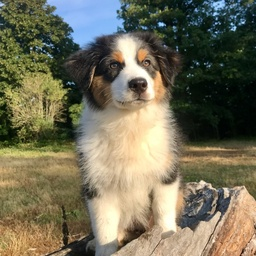
#> input picture archive/legacy_test_tools/img/pashmina.jpg, 256 x 256 px, shrunk from 800 x 800 before the run
$ python ResamplingDetector.py img/pashmina.jpg
#> lines starting #> are read from the running program, lines starting #| are printed output that depends on the picture; long printed decimals are rounded
import argparse
import warnings
from dataclasses import dataclass
from typing import Dict, List, Tuple, Optional
from pathlib import Path
from datetime import datetime

import numpy as np
from PIL import Image
from scipy.ndimage import generic_filter
from scipy.stats import binom


@dataclass
class DetectionResult:
    axis: int
    image_size_along_axis: int
    distances: np.ndarray
    nfa: np.ndarray
    log10_nfa: np.ndarray
    k_values: np.ndarray
    detected: bool
    detected_distances: List[int]
    best_distance: Optional[int]
    best_nfa: float


def load_grayscale_image(path: str) -> np.ndarray:
    img = Image.open(path).convert("L")

    arr = np.asarray(img).astype(np.float32) / 255.0
    return arr

def rank_transform(image: np.ndarray, window_size: int = 7) -> np.ndarray:
    """
    Rank transform used to suppress image content.

    For each pixel x, it counts how many pixels in its local neighborhood
    have lower intensity than x.

    This corresponds to:
        R(x) = sum_{x' in N(x)} 1{I(x') < I(x)}

    Parameters
    ----------
    image:
        2D grayscale image.
    window_size:
        Neighborhood size, default 7 as described in the paper.

    Returns
    -------
    transformed:
        Rank-transformed image normalized to [0, 1].
    """
    if window_size % 2 == 0:
        raise ValueError("window_size must be odd.")

    center_index = (window_size * window_size) // 2

    def rank_func(values: np.ndarray) -> float:
        center_value = values[center_index]
        return float(np.sum(values < center_value))

    transformed = generic_filter(
        image,
        function=rank_func,
        size=(window_size, window_size),
        mode="reflect",
    )

    max_rank = window_size * window_size - 1
    transformed = transformed / max_rank
    return transformed.astype(np.float32)


# [40 lines left out: function tv_residual, not called in this run]


def preprocess_image(image: np.ndarray, mode: str) -> np.ndarray:
    """
    Apply preprocessing before spectral analysis.

    mode:
        - "rank": rank transform, suitable for uncompressed images
        - "tv": TV residual, useful for JPEG-compressed images
        - "none": no preprocessing
    """
    if mode == "rank":
        return rank_transform(image, window_size=7)
    if mode == "tv":
        return tv_residual(image)
    if mode == "none":
        return image.astype(np.float32)

    raise ValueError(f"Unknown preprocessing mode: {mode}")


def compute_spectrum(image: np.ndarray) -> np.ndarray:
    """
    Compute centered 2D Fourier spectrum.

    The DFT output is complex-valued. fftshift moves the low-frequency
    component to the center, which is convenient for patch analysis.
    """
    spectrum = np.fft.fft2(image)
    spectrum = np.fft.fftshift(spectrum)
    return spectrum.astype(np.complex128)


def extract_non_overlapping_patches(
    spectrum: np.ndarray,
    patch_size: Tuple[int, int],
) -> np.ndarray:
    """
    Split a 2D complex spectrum into non-overlapping patches.

    Parameters
    ----------
    spectrum:
        2D complex Fourier spectrum.
    patch_size:
        (patch_height, patch_width)

    Returns
    -------
    patches:
        Array of shape (num_patches, patch_height * patch_width).
    """
    ph, pw = patch_size
    h, w = spectrum.shape

    h_crop = (h // ph) * ph
    w_crop = (w // pw) * pw
    cropped = spectrum[:h_crop, :w_crop]

    patches = cropped.reshape(h_crop // ph, ph, w_crop // pw, pw)
    patches = patches.transpose(0, 2, 1, 3)
    patches = patches.reshape(-1, ph * pw)

    return patches


def normalize_complex_patches(patches: np.ndarray) -> np.ndarray:
    """
    Mean-center and L2-normalize complex patches.

    This implements the normalization used by complex Pearson correlation:
        x_centered / ||x_centered||_2
    """
    centered = patches - patches.mean(axis=1, keepdims=True)
    norms = np.linalg.norm(centered, axis=1, keepdims=True)
    norms = np.maximum(norms, 1e-12)
    return centered / norms


def complex_patch_correlation(
    normalized_anchor: np.ndarray,
    shifted_patches: np.ndarray,
) -> np.ndarray:
    """
    Compute complex Pearson correlation between anchor patches and shifted patches.

    corr(x, y) = | <x - mean(x), y - mean(y)> /
                   (||x - mean(x)||_2 ||y - mean(y)||_2) |

    Since anchor patches are already normalized, we normalize shifted patches
    and then compute the absolute complex inner product.
    """
    normalized_shifted = normalize_complex_patches(shifted_patches)

    # Complex inner product: sum x_i * conj(y_i)
    corr = np.abs(np.sum(normalized_anchor * np.conj(normalized_shifted), axis=1))
    return corr


# [18 lines left out: function jpeg_suppressed_distances, not called in this run]


def compute_rho_matrix_for_axis(
    spectrum: np.ndarray,
    axis: int,
    patch_size: Tuple[int, int],
    distances: np.ndarray,
) -> np.ndarray:
    """
    Compute rho(P_i, d) for all non-overlapping patches P_i
    and all candidate distances d along one axis.

    Parameters
    ----------
    spectrum:
        Complex Fourier spectrum.
    axis:
        0 for vertical direction, 1 for horizontal direction.
    patch_size:
        Size of each spectral patch.
    distances:
        Distances to evaluate.

    Returns
    -------
    rho:
        Matrix of shape (num_patches, num_distances).
        rho[i, j] is correlation of patch i at distance distances[j].
    """
    anchor_patches = extract_non_overlapping_patches(spectrum, patch_size)
    normalized_anchor = normalize_complex_patches(anchor_patches)

    rho = np.zeros((anchor_patches.shape[0], len(distances)), dtype=np.float64)

    for j, d in enumerate(distances):
        # Q_i is obtained by shifting the spectrum by d along the chosen axis.
        # np.roll implements periodicity, consistent with DFT periodicity.
        shifted_spectrum = np.roll(spectrum, shift=-int(d), axis=axis)
        shifted_patches = extract_non_overlapping_patches(shifted_spectrum, patch_size)
        rho[:, j] = complex_patch_correlation(normalized_anchor, shifted_patches)

    return rho


def binomial_tail(k: int, n: int, p: float) -> float:
    """
    Compute P[X >= k] for X ~ Binomial(n, p).

    scipy.stats.binom.sf(k - 1, n, p) gives P[X > k - 1] = P[X >= k].
    """
    if k <= 0:
        return 1.0
    return float(binom.sf(k - 1, n, p))


def detect_axis(
    spectrum: np.ndarray,
    axis: int = 0,
    patch_size: Tuple[int, int] = (8, 8),
    r: int = 3,
    epsilon: float = 1.0,
    suppress_jpeg: bool = False,
    jpeg_radius: int = 3,
    min_distance: int = 20,
) -> DetectionResult:
    """
    Detect anomalous spectral correlations along one axis using NFA.

    Main logic:
    1. For each candidate distance d, compute rho(P_i, d).
    2. Check whether rho(P_i, d) is a local maximum in [d-r, d+r].
    3. Count k(d), the number of patches where d is the local maximum.
    4. Under H0, k(d) ~ Binomial(#P, 1/(2r+1)).
    5. Compute NFA(d) = #C * P[X >= k(d)].
    6. If NFA(d) < epsilon, distance d is significant.

    Extra filtering:
    - If suppress_jpeg=True, skip JPEG-related distances near k*N/8.
    - Also skip candidate distances whose local comparison window touches
      JPEG-suppressed distances.
    - Skip very small distances and distances too close to N to avoid
      boundary-related false positives.

    Parameters
    ----------
    spectrum:
        2D Fourier spectrum.
    axis:
        0 vertical, 1 horizontal.
    patch_size:
        Spectral patch size.
    r:
        Local neighborhood radius for maximum comparison.
    epsilon:
        NFA threshold.
    suppress_jpeg:
        Whether to suppress JPEG-related distances.
    jpeg_radius:
        Suppression radius around k*N/8 distances.
    min_distance:
        Minimum allowed distance from 0 and from N.
        For example, min_distance=20 tests only distances:
            20 <= d <= N - 20

    Returns
    -------
    DetectionResult
    """
    n_axis = spectrum.shape[axis]

    if n_axis <= 2 * r + 2:
        raise ValueError("Image is too small along the selected axis.")

    if min_distance < r + 1:
        min_distance = r + 1

    if min_distance >= n_axis // 2:
        raise ValueError("min_distance is too large for this image size.")

    all_distances = np.arange(1, n_axis, dtype=np.int32)

    suppressed = (
        jpeg_suppressed_distances(n_axis, jpeg_radius)
        if suppress_jpeg
        else set()
    )

    # Build the actual tested distance set.
    # This avoids length mismatch when some distances are skipped.
    tested_distances = []

    for d in range(r + 1, n_axis - r):
        # Remove very small distances and distances close to the period boundary.
        # This helps suppress boundary/local-frequency false positives.
        if d < min_distance or d > n_axis - min_distance:
            continue

        # Skip direct JPEG-related distances.
        if suppress_jpeg and d in suppressed:
            continue

        # Skip distances whose local comparison window touches JPEG-related distances.
        # Otherwise boundary positions near the suppressed bands may become false maxima.
        window = list(range(d - r, d + r + 1))
        if suppress_jpeg and any(dp in suppressed for dp in window):
            continue

        tested_distances.append(d)

    tested_distances = np.asarray(tested_distances, dtype=np.int32)

    # Compute rho(P_i, d) for all possible distances.
    # We still need all distances because local windows [d-r, d+r] use neighbors.
    rho_all = compute_rho_matrix_for_axis(
        spectrum=spectrum,
        axis=axis,
        patch_size=patch_size,
        distances=all_distances,
    )

    num_patches = rho_all.shape[0]
    num_tests = len(tested_distances)

    if num_tests == 0:
        return DetectionResult(
            axis=axis,
            image_size_along_axis=n_axis,
            distances=tested_distances,
            nfa=np.array([], dtype=np.float64),
            log10_nfa=np.array([], dtype=np.float64),
            k_values=np.array([], dtype=np.int32),
            detected=False,
            detected_distances=[],
            best_distance=None,
            best_nfa=float("inf"),
        )

    p_local_max = 1.0 / (2 * r + 1)

    nfa_values = []
    k_values = []
    valid_distances = []

    for d in tested_distances:
        d = int(d)
        d_col = d - 1
        current_corr = rho_all[:, d_col]

        window = list(range(d - r, d + r + 1))

        neighbor_cols = []
        for dp in window:
            if 1 <= dp < n_axis:
                neighbor_cols.append(dp - 1)

        if len(neighbor_cols) != 2 * r + 1:
            continue

        neighbor_corr = rho_all[:, neighbor_cols]
        local_max = np.max(neighbor_corr, axis=1)

        # k(d): number of patches where distance d gives the local maximum
        k_d = int(np.sum(current_corr >= local_max))

        # Under H0:
        # k(d) ~ Binomial(#P, 1/(2r+1))
        tail = binomial_tail(k_d, num_patches, p_local_max)

        # NFA(d) = #C * P[X >= k(d)]
        nfa_d = num_tests * tail

        valid_distances.append(d)
        k_values.append(k_d)
        nfa_values.append(nfa_d)

    valid_distances = np.asarray(valid_distances, dtype=np.int32)
    nfa_values = np.asarray(nfa_values, dtype=np.float64)
    k_values = np.asarray(k_values, dtype=np.int32)

    with np.errstate(divide="ignore"):
        log10_nfa = np.log10(np.maximum(nfa_values, 1e-300))

    detected_mask = nfa_values < epsilon
    detected_distances = valid_distances[detected_mask].astype(int).tolist()

    if len(nfa_values) > 0:
        best_idx = int(np.argmin(nfa_values))
        best_distance = int(valid_distances[best_idx])
        best_nfa = float(nfa_values[best_idx])
    else:
        best_distance = None
        best_nfa = float("inf")

    return DetectionResult(
        axis=axis,
        image_size_along_axis=n_axis,
        distances=valid_distances,
        nfa=nfa_values,
        log10_nfa=log10_nfa,
        k_values=k_values,
        detected=bool(len(detected_distances) > 0),
        detected_distances=detected_distances,
        best_distance=best_distance,
        best_nfa=best_nfa,
    )


# [104 lines left out: functions cross_validate_proportional_resampling, make_result_path, save_nfa_plot, not called in this run]


def print_result(result: DetectionResult, axis_name: str, top_k: int = 10) -> None:
    """
    Print detection summary.
    """
    print(f"\n=== Detection along {axis_name} ===")
    print(f"Axis size: {result.image_size_along_axis}")
    print(f"Detected: {result.detected}")
    print(f"Best distance: {result.best_distance}")
    print(f"Best NFA: {result.best_nfa:.6g}")

    if len(result.distances) == 0:
        print("No candidate distance tested.")
        return

    order = np.argsort(result.nfa)[:top_k]

    print(f"\nTop {top_k} suspicious distances:")
    print("distance\tk(d)\tNFA\t\tlog10(NFA)")
    for idx in order:
        print(
            f"{int(result.distances[idx])}\t\t"
            f"{int(result.k_values[idx])}\t"
            f"{result.nfa[idx]:.6g}\t"
            f"{result.log10_nfa[idx]:.3f}"
        )

def print_final_decision(
    results: Dict[int, DetectionResult],
    cv_result: Optional[Dict[str, object]] = None,
    epsilon: float = 1.0,
) -> None:
    """
    Print the final image-level decision.

    The paper's pipeline says:
        If NFA(d) < epsilon, then an abnormal correlation is detected at distance d.
        If at least one distance d is validated, the image is classified as resampled.

    If cross-validation is used, the final decision should preferably be based on
    the validated distances from cross-validation.
    """
    print("\n================ FINAL DECISION ================")

    # Case 1: cross-validation result is available
    if cv_result is not None:
        detected = bool(cv_result["detected"])

        if detected:
            best = cv_result["validated_distances"][0]

            print("Final result: RESAMPLED image")
            print("Reason: A validated abnormal spectral correlation was found.")
            print(f"Validated distance along axis 0: d0 = {best['d_axis0']}")
            print(f"Validated distance along axis 1: d1 = {best['d_axis1']}")
            print(f"Normalized distance ratio: {best['ratio']:.6f}")
            print(f"Validated NFA: {best['valid_nfa']:.6g}")
            print(f"Decision rule: NFA_valid(d) < epsilon = {epsilon}")

            print("\nPossible original size clues:")
            n0 = results[0].image_size_along_axis
            n1 = results[1].image_size_along_axis

            d0 = best["d_axis0"]
            d1 = best["d_axis1"]

            print(
                f"Axis 0: M0 may satisfy M0 ≡ ±{d0} (mod {n0}), "
                f"so possible clues include {d0} or {n0 - d0}."
            )
            print(
                f"Axis 1: M1 may satisfy M1 ≡ ±{d1} (mod {n1}), "
                f"so possible clues include {d1} or {n1 - d1}."
            )

        else:
            print("Final result: NOT confidently resampled")
            print("Reason: No distance passed bidirectional cross-validation.")
            print(f"Decision rule: no validated NFA_valid(d) < epsilon = {epsilon}")

        print("================================================")
        return

    # Case 2: no cross-validation; use per-axis detections
    detected_axes = []

    for axis, result in results.items():
        if result.detected:
            detected_axes.append(axis)

    if len(detected_axes) == 0:
        print("Final result: NOT resampled")
        print(f"Reason: No axis has any distance with NFA(d) < epsilon = {epsilon}.")
        print("================================================")
        return

    print("Final result: RESAMPLED image")
    print("Reason: At least one abnormal spectral correlation was detected.")
    print(f"Decision rule: NFA(d) < epsilon = {epsilon}")

    for axis in sorted(detected_axes):
        result = results[axis]
        print(f"\nAxis {axis}:")
        print(f"  Best abnormal distance: d = {result.best_distance}")
        print(f"  Best NFA: {result.best_nfa:.6g}")

        n = result.image_size_along_axis
        d = result.best_distance

        if d is not None:
            print(
                f"  Original size clue: M may satisfy M ≡ ±{d} (mod {n})."
            )
            print(
                f"  Simple candidates: M ≈ {d} or M ≈ {n - d}."
            )

    print("================================================")


def main() -> None:
    parser = argparse.ArgumentParser(
        description="Core implementation of spectral-correlation image resampling detection."
    )
    parser.add_argument("image", type=str, help="Path to input image.")
    parser.add_argument(
        "--preprocess",
        type=str,
        default="rank",
        choices=["rank", "tv", "none"],
        help="Preprocessing mode. Use rank for PNG/uncompressed, tv for JPEG.",
    )
    parser.add_argument(
        "--patch-size",
        type=int,
        default=8,
        help="Square spectral patch size.",
    )
    parser.add_argument(
        "--r",
        type=int,
        default=3,
        help="Local neighborhood radius for distance comparison.",
    )
    parser.add_argument(
        "--epsilon",
        type=float,
        default=1.0,
        help="NFA threshold. A distance is significant if NFA < epsilon.",
    )
    parser.add_argument(
        "--axis",
        type=str,
        default="both",
        choices=["0", "1", "both"],
        help="Axis to test: 0 vertical, 1 horizontal, both.",
    )
    parser.add_argument(
        "--suppress-jpeg",
        action="store_true",
        help="Suppress JPEG-related distances around k*N/8.",
    )
    parser.add_argument(
        "--cross-validate",
        action="store_true",
        help="Apply proportional-resampling cross validation between axes.",
    )
    parser.add_argument(
        "--beta",
        type=float,
        default=0.01,
        help="Tolerance for cross-validation ratio matching.",
    )
    parser.add_argument(
        "--plot-prefix",
        type=str,
        default=None,
        help="If given, save log10 NFA plots with this prefix.",
    )
    parser.add_argument(
    "--jpeg-radius",
    type=int,
    default=3,
    help="Suppression radius around JPEG-related distances k*N/8.",
    )
    parser.add_argument(
    "--min-distance",
    type=int,
    default=20,
    help="Ignore distances smaller than this value or closer than this value to N.",
)

    args = parser.parse_args()

    run_timestamp = datetime.now().strftime("%Y%m%d_%H%M%S")

    image = load_grayscale_image(args.image)
#> in load_grayscale_image, `img = Image.open(path).convert("L")`:
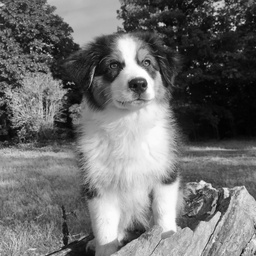
#> img: PIL image 256x256 L; min 1, max 255, mean 111
    preprocessed = preprocess_image(image, args.preprocess)
#> in rank_transform, `transformed = generic_filter( image, function=rank_func, size=(window_..`:
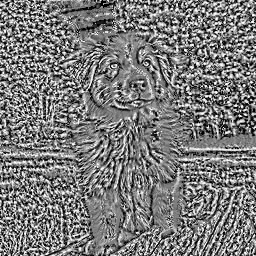
#> transformed: shape (256, 256) float32; min 0, max 48, mean 23; drawn with min black and max white
    spectrum = compute_spectrum(preprocessed)

    patch_size = (args.patch_size, args.patch_size)

    print("Input image:", args.image)
    print("Image shape:", image.shape)
#| Image shape: (256, 256)
    print("Preprocessing:", args.preprocess)
    print("Patch size:", patch_size)
    print("r:", args.r)
    print("epsilon:", args.epsilon)
    print("JPEG suppression:", args.suppress_jpeg)

    results = {}

    if args.axis in ["0", "both"]:
        result0 = detect_axis(
            spectrum=spectrum,
            axis=0,
            patch_size=patch_size,
            r=args.r,
            epsilon=args.epsilon,
            suppress_jpeg=args.suppress_jpeg,
            jpeg_radius=args.jpeg_radius,
            min_distance=args.min_distance,
        )
#> in normalize_complex_patches, `norms = np.linalg.norm(centered, axis=1, keepdims=True)`: norms = 1024 values, max 31215.8 at index 528, min 152.4 at index 1021, mean 472.9
#> after the loop in compute_rho_matrix_for_axis, `for j, d in enumerate(distances):`:
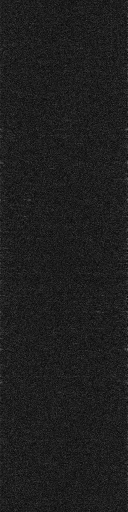
#> rho: shape (1024, 255) float64 (shown at 1/2 size); min 0.00023, max 0.506, mean 0.119
#> the loop in detect_axis, `for d in tested_distances:` made 217 passes
#> (k_d, tail, nfa_d) on passes 1 to 3: (134, 0.874, 189.7), (146, 0.524, 113.7), (151, 0.35, 75.94)
        results[0] = result0
        print_result(result0, axis_name="axis 0 / vertical")

        if args.plot_prefix is not None:
            output_path = make_result_path(args.plot_prefix, axis=0, timestamp=run_timestamp)
            save_nfa_plot(result0, output_path)

    if args.axis in ["1", "both"]:
        result1 = detect_axis(
            spectrum=spectrum,
            axis=1,
            patch_size=patch_size,
            r=args.r,
            epsilon=args.epsilon,
            suppress_jpeg=args.suppress_jpeg,
            jpeg_radius=args.jpeg_radius,
            min_distance=args.min_distance,
        )
#> call 2 of compute_rho_matrix_for_axis, with spectrum = array of shape (256, 256), axis = 1, patch_size = (8, 8), distances = array of shape (255,)
#> after the loop in compute_rho_matrix_for_axis (call 2), `for j, d in enumerate(distances):`:
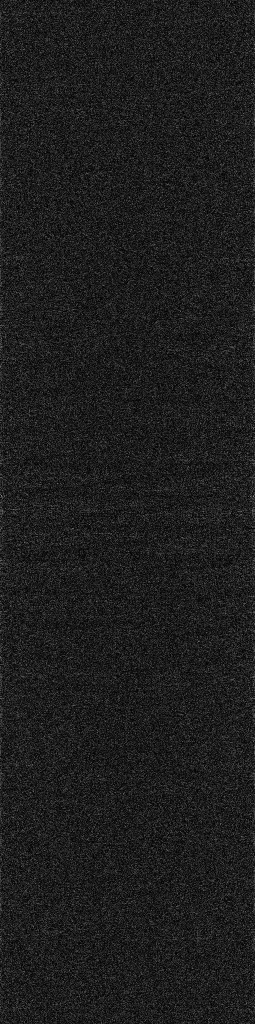
#> rho: shape (1024, 255) float64; min 0.00071, max 0.536, mean 0.118
        results[1] = result1
        print_result(result1, axis_name="axis 1 / horizontal")

        if args.plot_prefix is not None:
            output_path = make_result_path(args.plot_prefix, axis=1, timestamp=run_timestamp)
            save_nfa_plot(result1, output_path)

    cv = None

    if args.cross_validate:
        if 0 not in results or 1 not in results:
            raise ValueError("--cross-validate requires --axis both.")

        cv = cross_validate_proportional_resampling(
            results[0],
            results[1],
            beta=args.beta,
            epsilon=args.epsilon,
        )

        print("\n=== Cross-validation for proportional resampling ===")
        print("Detected after cross-validation:", cv["detected"])

        if cv["validated_distances"]:
            print("d_axis0\td_axis1\tratio\t\tvalid_NFA")
            for item in cv["validated_distances"][:10]:
                print(
                    f"{item['d_axis0']}\t"
                    f"{item['d_axis1']}\t"
                    f"{item['ratio']:.5f}\t"
                    f"{item['valid_nfa']:.6g}"
                )

    print_final_decision(
        results=results,
        cv_result=cv,
        epsilon=args.epsilon,
    )
#> the loop in print_final_decision, `for axis, result in results.items():` made 2 passes
#> axis on passes 1 to 2: 0, 1
#> the loop in print_final_decision, `for axis in sorted(detected_axes):` made 2 passes
#| Axis 0:
#|   Best abnormal distance: d = 222
#|   Best NFA: 0.1007
#|   Original size clue: M may satisfy M ≡ ±222 (mod 256).
#|   Simple candidates: M ≈ 222 or M ≈ 34.
#| Axis 1:
#> (further printed lines are left out)


if __name__ == "__main__":
    main()
